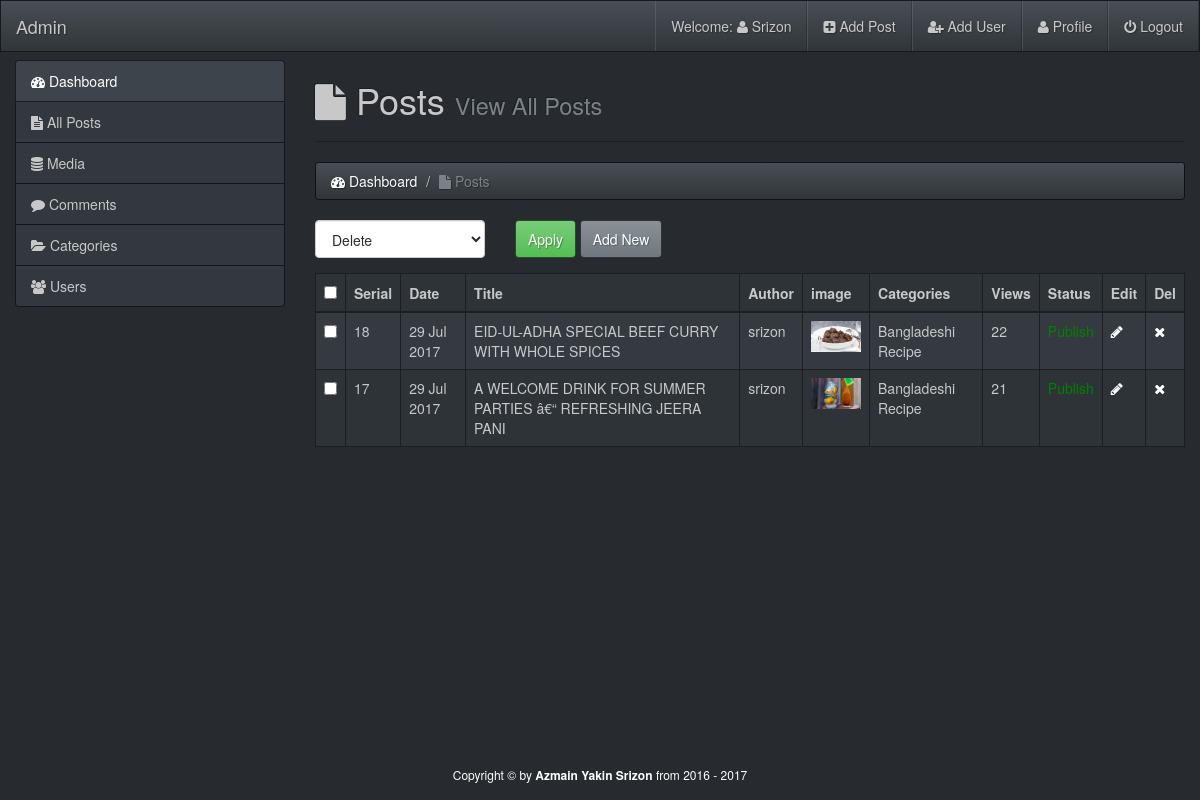
Screenshot of /admin/posts.php (signed in) with the database file from the repository.
### tables this page shows
CREATE TABLE IF NOT EXISTS `posts` (
  `id` int(11) NOT NULL AUTO_INCREMENT,
  `date` int(11) NOT NULL,
  `title` varchar(255) NOT NULL,
  `author` varchar(255) NOT NULL,
  `author_image` varchar(255) NOT NULL,
  `image` varchar(255) NOT NULL,
  `categories` varchar(255) NOT NULL,
  `tags` varchar(255) NOT NULL,
  `post_data` text NOT NULL,
  `views` int(11) NOT NULL,
  `status` varchar(255) NOT NULL,
  PRIMARY KEY (`id`)
);

### admin/posts.php (the view, shortened to what this page needs)
<?php require_once('inc/top.php');?>
<?php
$session_username = $_SESSION['username'];
?>
  </head>
  <body>
    <div id="wrapper">
        <?php require_once('inc/header.php');?>
        <div class="container-fluid body-section">
            <div class="row">
                <div class="col-md-3">
                    <?php require_once('inc/sidebar.php');?>
                </div>
                <div class="col-md-9">
                    <h1><i class="fa fa-file"></i> Posts <small>View All Posts</small></h1><hr>
                    <ol class="breadcrumb">
                        <li><a href="index.php"><i class="fa fa-tachometer"></i> Dashboard</a></li>
                      <li class="active"><i class="fa fa-file"></i> Posts</li>
                    </ol>
                    <?php
                    if($_SESSION['role'] == 'admin'){
                        $query = "SELECT * FROM posts ORDER BY id DESC";
                        $run = mysqli_query($con, $query);
                    }
                    else if($_SESSION['role'] == 'author'){
                        $query = "SELECT * FROM posts WHERE author = '$session_username' ORDER BY id DESC";
                        $run = mysqli_query($con, $query);
                    }
                    if(mysqli_num_rows($run) > 0){
                    ?>
                    <form action="" method="post">
                    <div class="row">
                        <div class="col-sm-8">
                                <div class="row">
                                    <div class="col-xs-4">
                                        <div class="form-group">
                                            <select name="bulk-options" id="" class="form-control">
                                                <option value="delete">Delete</option>
                                            </select>
                                        </div>
                                    </div>
                                    <div class="col-xs-8">
                                        <input type="submit" class="btn btn-success" value="Apply">
                                        <a href="add-post.php" class="btn btn-primary">Add New</a>
                                    </div>
                                </div>
                        </div>
                    </div>
                    <table class="table table-bordered table-striped table-hover">
                        <thead>
                            <tr>
                               <th><input type="checkbox" id="selectallboxes"></th>
                                <th>Serial</th>
                                <th>Date</th>
                                <th>Title</th>
                                <th>Author</th>
                                <th>image</th>
                                <th>Categories</th>
                                <th>Views</th>
                                <th>Status</th>
                                <th>Edit</th>
                                <th>Del</th>
                            </tr>
                        </thead>
                        <tbody>
                           <?php
                            while($row = mysqli_fetch_array($run)){
                                $id = $row['id'];
                                $title = $row['title'];
                                $author = $row['author'];
                                $views = $row['views'];
                                $categories = $row['categories'];
                                $image = $row['image'];
                                $status = $row['status'];
                                $date = getdate($row['date']);
                                $day = $date['mday'];
                                $month = substr($date['month'],0,3);
                                $year = $date['year'];
                            ?>
                            <tr>
                               <td><input type="checkbox" class="checkboxes" name="checkboxes[]" value="<?php echo $id;?>"></td>
                                <td><?php echo $id;?></td>
                                <td><?php echo "$day $month $year";?></td>
                                <td><?php echo "$title";?></td>
                                <td><?php echo $author;?></td>
                                <td><img src="img/<?php echo $image;?>" width="50px"></td>
                                <td><?php echo $categories;?></td>
                                <td><?php echo $views;?></td>
                                <td><span style="color:<?php
                                    if($status == 'publish'){
                                        echo 'green';
                                    }
                                    else if($status == 'draft'){
                                        echo 'red';
                                    }
                                    ?>;"><?php echo ucfirst($status);?></span></td>
                                <td><a href="edit-post.php?edit=<?php echo $id;?>"><i class="fa fa-pencil"></i></a></td>
                                <td><a href="posts.php?del=<?php echo $id;?>"><i class="fa fa-times"></i></a></td>
                            </tr>
                            <?php }?>
                        </tbody>
                    </table>
                    <?php
                    }
                    else{
                        echo "<center><h2>No Users Availabe Now</h2></center>";
                    }
                    ?>
                    </form>
                </div>
            </div>
        </div>
<?php require_once('inc/footer.php');?>

### admin/css/style.css (style rules this page uses)
html,body { height: 100%; }
body { padding-top: 60px; }
#wrapper { min-height: 100%; position: relative; }
.body-section { padding-bottom: 70px; }

### rows the page displays
posts: id "18", date "29", date "Jul", date "2017", title "EID-UL-ADHA SPECIAL BEEF CURRY WITH WHOLE SPICES", author "srizon", image (picture), categories "Bangladeshi Recipe", views "22"
posts: id "17", date "29", date "Jul", date "2017", title "A WELCOME DRINK FOR SUMMER PARTIES â€“ REFRESHING JEERA PANI", author "srizon", image (picture), categories "Bangladeshi Recipe", views "21", status "Publish"

### other values shown
$session_username2 "Srizon"
